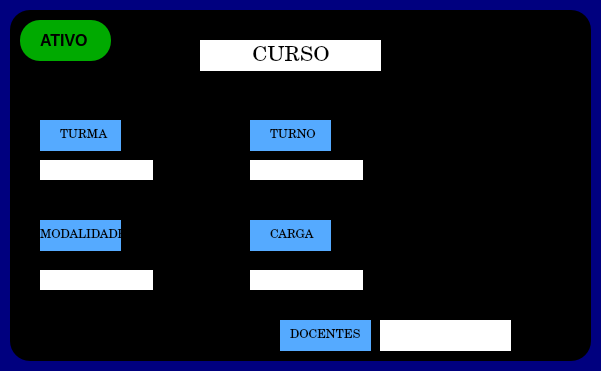
    <widget class="QWidget" name="widget_3" native="true">
     <property name="geometry">
      <rect>
       <x>460</x>
       <y>180</y>
       <width>601</width>
       <height>371</height>
      </rect>
     </property>
     <property name="styleSheet">
      <string notr="true">background-color: rgb(0, 0, 127);
 border-radius: 20px;
</string>
     </property>
     <widget class="QPushButton" name="pushButton_2">
      <property name="geometry">
       <rect>
        <x>130</x>
        <y>920</y>
        <width>141</width>
        <height>41</height>
       </rect>
      </property>
      <property name="font">
       <font>
        <pointsize>10</pointsize>
        <weight>75</weight>
        <bold>true</bold>
       </font>
      </property>
      <property name="styleSheet">
       <string notr="true">background-color: rgb(69, 159, 255);
background-color: rgb(255, 132, 44);
    border-radius: 20px;
</string>
      </property>
      <property name="text">
       <string>CADASTRAR CURSO</string>
      </property>
     </widget>
     <widget class="QComboBox" name="comboBox_2">
      <property name="geometry">
       <rect>
        <x>50</x>
        <y>870</y>
        <width>301</width>
        <height>22</height>
       </rect>
      </property>
      <property name="styleSheet">
       <string notr="true">background-color: rgb(255, 255, 255);</string>
      </property>
     </widget>
     <widget class="QFrame" name="frame">
      <property name="geometry">
       <rect>
        <x>10</x>
        <y>10</y>
        <width>581</width>
        <height>351</height>
       </rect>
      </property>
      <property name="styleSheet">
       <string notr="true">background-color: rgb(0, 0, 0);</string>
      </property>
      <property name="frameShape">
       <enum>QFrame::StyledPanel</enum>
      </property>
      <property name="frameShadow">
       <enum>QFrame::Raised</enum>
      </property>
      <widget class="QFrame" name="frame_10">
       <property name="geometry">
        <rect>
         <x>10</x>
         <y>10</y>
         <width>91</width>
         <height>41</height>
        </rect>
       </property>
       <property name="styleSheet">
        <string notr="true">background-color: rgb(0, 170, 0);
    border-radius: 20px;
</string>
       </property>
       <property name="frameShape">
        <enum>QFrame::StyledPanel</enum>
       </property>
       <property name="frameShadow">
        <enum>QFrame::Raised</enum>
       </property>
       <widget class="QLabel" name="label_9">
        <property name="geometry">
         <rect>
          <x>20</x>
          <y>10</y>
          <width>61</width>
          <height>21</height>
         </rect>
        </property>
        <property name="font">
         <font>
          <pointsize>12</pointsize>
          <weight>75</weight>
          <bold>true</bold>
         </font>
        </property>
        <property name="text">
         <string>ATIVO</string>
        </property>
       </widget>
      </widget>
      <widget class="QWidget" name="widget_9" native="true">
       <property name="geometry">
        <rect>
         <x>30</x>
         <y>110</y>
         <width>81</width>
         <height>31</height>
        </rect>
       </property>
       <property name="styleSheet">
        <string notr="true">background-color: rgb(85, 170, 255);</string>
       </property>
       <widget class="QLabel" name="label_18">
        <property name="geometry">
         <rect>
          <x>20</x>
          <y>5</y>
          <width>61</width>
          <height>21</height>
         </rect>
        </property>
        <property name="font">
         <font>
          <family>Century</family>
         </font>
        </property>
        <property name="text">
         <string>TURMA</string>
        </property>
       </widget>
      </widget>
      <widget class="QWidget" name="widget_7" native="true">
       <property name="geometry">
        <rect>
         <x>30</x>
         <y>210</y>
         <width>81</width>
         <height>31</height>
        </rect>
       </property>
       <property name="styleSheet">
        <string notr="true">background-color: rgb(85, 170, 255);</string>
       </property>
       <widget class="QLabel" name="label_16">
        <property name="geometry">
         <rect>
          <x>0</x>
          <y>0</y>
          <width>81</width>
          <height>31</height>
         </rect>
        </property>
        <property name="font">
         <font>
          <family>Century</family>
         </font>
        </property>
        <property name="text">
         <string>MODALIDADE</string>
        </property>
       </widget>
      </widget>
      <widget class="QWidget" name="widget_10" native="true">
       <property name="geometry">
        <rect>
         <x>240</x>
         <y>110</y>
         <width>81</width>
         <height>31</height>
        </rect>
       </property>
       <property name="styleSheet">
        <string notr="true">background-color: rgb(85, 170, 255);</string>
       </property>
       <widget class="QLabel" name="label_19">
        <property name="geometry">
         <rect>
          <x>20</x>
          <y>5</y>
          <width>61</width>
          <height>21</height>
         </rect>
        </property>
        <property name="font">
         <font>
          <family>Century</family>
         </font>
        </property>
        <property name="text">
         <string>TURNO</string>
        </property>
       </widget>
      </widget>
      <widget class="QWidget" name="widget_8" native="true">
       <property name="geometry">
        <rect>
         <x>240</x>
         <y>210</y>
         <width>81</width>
         <height>31</height>
        </rect>
       </property>
       <property name="styleSheet">
        <string notr="true">background-color: rgb(85, 170, 255);</string>
       </property>
       <widget class="QLabel" name="label_17">
        <property name="geometry">
         <rect>
          <x>20</x>
          <y>5</y>
          <width>61</width>
          <height>21</height>
         </rect>
        </property>
        <property name="font">
         <font>
          <family>Century</family>
         </font>
        </property>
        <property name="text">
         <string>CARGA</string>
        </property>
       </widget>
      </widget>
      <widget class="QLabel" name="label_13">
       <property name="geometry">
        <rect>
         <x>190</x>
         <y>30</y>
         <width>181</width>
         <height>31</height>
        </rect>
       </property>
       <property name="font">
        <font>
         <family>Century</family>
         <pointsize>16</pointsize>
        </font>
       </property>
       <property name="styleSheet">
        <string notr="true">background-color: rgb(255, 255, 255);</string>
       </property>
       <property name="text">
        <string>         CURSO</string>
       </property>
      </widget>
      <widget class="QLineEdit" name="lineEdit_7">
       <property name="geometry">
        <rect>
         <x>30</x>
         <y>150</y>
         <width>113</width>
         <height>20</height>
        </rect>
       </property>
       <property name="styleSheet">
        <string notr="true">background-color: rgb(255, 255, 255);</string>
       </property>
      </widget>
      <widget class="QLineEdit" name="lineEdit_8">
       <property name="geometry">
        <rect>
         <x>30</x>
         <y>260</y>
         <width>113</width>
         <height>20</height>
        </rect>
       </property>
       <property name="styleSheet">
        <string notr="true">background-color: rgb(255, 255, 255);</string>
       </property>
      </widget>
      <widget class="QLineEdit" name="lineEdit_9">
       <property name="geometry">
        <rect>
         <x>240</x>
         <y>150</y>
         <width>113</width>
         <height>20</height>
        </rect>
       </property>
       <property name="styleSheet">
        <string notr="true">background-color: rgb(255, 255, 255);</string>
       </property>
      </widget>
      <widget class="QLineEdit" name="lineEdit_10">
       <property name="geometry">
        <rect>
         <x>240</x>
         <y>260</y>
         <width>113</width>
         <height>20</height>
        </rect>
       </property>
       <property name="styleSheet">
        <string notr="true">background-color: rgb(255, 255, 255);</string>
       </property>
      </widget>
      <widget class="QWidget" name="widget_23" native="true">
       <property name="geometry">
        <rect>
         <x>270</x>
         <y>310</y>
         <width>91</width>
         <height>31</height>
        </rect>
       </property>
       <property name="styleSheet">
        <string notr="true">background-color: rgb(85, 170, 255);</string>
       </property>
       <widget class="QLabel" name="label_36">
        <property name="geometry">
         <rect>
          <x>10</x>
          <y>0</y>
          <width>71</width>
          <height>31</height>
         </rect>
        </property>
        <property name="font">
         <font>
          <family>Century</family>
         </font>
        </property>
        <property name="text">
         <string>DOCENTES :</string>
        </property>
       </widget>
      </widget>
      <widget class="QLineEdit" name="lineEdit_11">
       <property name="geometry">
        <rect>
         <x>370</x>
         <y>310</y>
         <width>131</width>
         <height>31</height>
        </rect>
       </property>
       <property name="styleSheet">
        <string notr="true">background-color: rgb(255, 255, 255);</string>
       </property>
      </widget>
     </widget>
    </widget>
